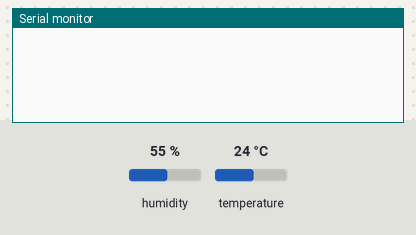
This sketch was run on a simulated Arduino Uno, built with avr-gcc and run on an emulated ATmega328P. On the bench: the last lines printed to the serial monitor. Inputs (shaded band) come from the test bench; at power-on: humidity 55 %, temperature 24 °C. WiFi joins after 1.5 s; servers stay silent unless stated.

Above: at 3.0 s.
3.1 s: humidity set to 22 %
At 4.3 s:
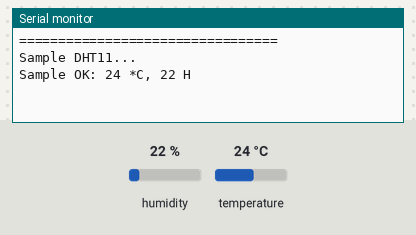
5.3 s: temperature set to 12 °C
At 6.6 s:
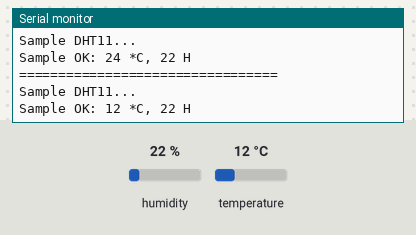
6.8 s: humidity set to 40 %
At 8.6 s:
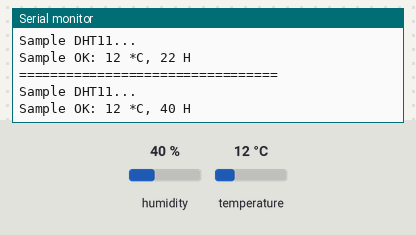

The sketch:

DHT11blynk.ino
```cpp
#include <BlynkSimpleStream.h>
#include <SimpleDHT.h>
#include <SimpleTimer.h>

#define BLYNK_PRINT Serial

// for DHT11,
//      VCC: 5V or 3V
//      GND: GND
//      DATA: 2
int pinDHT11 = 4;
SimpleDHT11 dht11(pinDHT11);
char auth[] = "UYhdR8NzCJqyPwzZSVdxRzEWUkBoZ_AN";
SimpleTimer timer;
void setup()
{
  Serial.begin(9600);
  Blynk.begin(auth, Serial);

timer.setInterval(2000, sendUptime);

  }
void sendUptime()
{
  // start working...
  Serial.println("=================================");
  Serial.println("Sample DHT11...");

  // read without samples.
  byte temperature = 0;
  byte humidity = 0;
  int err = SimpleDHTErrSuccess;
  if ((err = dht11.read(&temperature, &humidity, NULL)) != SimpleDHTErrSuccess) {
    Serial.print("Read DHT11 failed, err="); Serial.print(SimpleDHTErrCode(err));
    Serial.print(","); Serial.println(SimpleDHTErrDuration(err)); delay(1000);
    return;
  }

  Serial.print("Sample OK: ");
  Serial.print((int)temperature); Serial.print(" *C, ");
  Serial.print((int)humidity); Serial.println(" H");

  Blynk.virtualWrite(V5, temperature);//send the value to blynk application
  Blynk.virtualWrite(V6, humidity);
}


void loop()
{
   Blynk.run();
    timer.run();
  }
```

Measured:
- after the input at 3.1 s, the serial monitor: prints a new line after 0.76 s (image 1)
- after the input at 5.3 s, the serial monitor: prints a new line after 0.56 s (image 2)
- after the input at 6.8 s, the serial monitor: prints a new line after 1.1 s (image 3)
